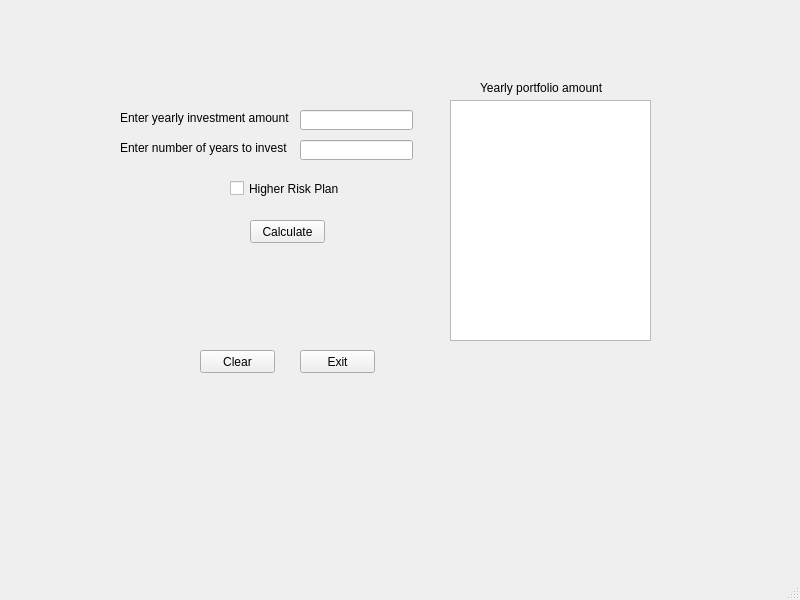
<?xml version="1.0" encoding="UTF-8"?>
<ui version="4.0">
 <class>financialPlanner2</class>
 <widget class="QMainWindow" name="financialPlanner2">
  <property name="geometry">
   <rect>
    <x>0</x>
    <y>0</y>
    <width>800</width>
    <height>600</height>
   </rect>
  </property>
  <property name="font">
   <font>
    <family>Arial</family>
    <pointsize>9</pointsize>
   </font>
  </property>
  <property name="acceptDrops">
   <bool>false</bool>
  </property>
  <property name="windowTitle">
   <string>Financial Planner</string>
  </property>
  <widget class="QWidget" name="centralwidget">
   <widget class="QLabel" name="lblAmount">
    <property name="geometry">
     <rect>
      <x>120</x>
      <y>110</y>
      <width>171</width>
      <height>16</height>
     </rect>
    </property>
    <property name="text">
     <string>Enter yearly investment amount</string>
    </property>
   </widget>
   <widget class="QLineEdit" name="txtAmount">
    <property name="geometry">
     <rect>
      <x>300</x>
      <y>110</y>
      <width>113</width>
      <height>20</height>
     </rect>
    </property>
   </widget>
   <widget class="QLabel" name="lblTime">
    <property name="geometry">
     <rect>
      <x>120</x>
      <y>140</y>
      <width>181</width>
      <height>16</height>
     </rect>
    </property>
    <property name="text">
     <string>Enter number of years to invest</string>
    </property>
   </widget>
   <widget class="QLineEdit" name="txtTime">
    <property name="geometry">
     <rect>
      <x>300</x>
      <y>140</y>
      <width>113</width>
      <height>20</height>
     </rect>
    </property>
   </widget>
   <widget class="QCheckBox" name="chkPlan">
    <property name="geometry">
     <rect>
      <x>230</x>
      <y>180</y>
      <width>121</width>
      <height>17</height>
     </rect>
    </property>
    <property name="text">
     <string>Higher Risk Plan</string>
    </property>
   </widget>
   <widget class="QPushButton" name="btnCalculate">
    <property name="geometry">
     <rect>
      <x>250</x>
      <y>220</y>
      <width>75</width>
      <height>23</height>
     </rect>
    </property>
    <property name="text">
     <string>Calculate</string>
    </property>
   </widget>
   <widget class="QPushButton" name="btnClear">
    <property name="geometry">
     <rect>
      <x>200</x>
      <y>350</y>
      <width>75</width>
      <height>23</height>
     </rect>
    </property>
    <property name="text">
     <string>Clear</string>
    </property>
   </widget>
   <widget class="QPushButton" name="btnExit">
    <property name="geometry">
     <rect>
      <x>300</x>
      <y>350</y>
      <width>75</width>
      <height>23</height>
     </rect>
    </property>
    <property name="text">
     <string>Exit</string>
    </property>
   </widget>
   <widget class="QListWidget" name="lstOutput">
    <property name="geometry">
     <rect>
      <x>450</x>
      <y>100</y>
      <width>201</width>
      <height>241</height>
     </rect>
    </property>
   </widget>
   <widget class="QLabel" name="lblOutput">
    <property name="geometry">
     <rect>
      <x>480</x>
      <y>80</y>
      <width>131</width>
      <height>16</height>
     </rect>
    </property>
    <property name="text">
     <string>Yearly portfolio amount</string>
    </property>
   </widget>
  </widget>
  <widget class="QMenuBar" name="menubar">
   <property name="geometry">
    <rect>
     <x>0</x>
     <y>0</y>
     <width>800</width>
     <height>21</height>
    </rect>
   </property>
  </widget>
  <widget class="QStatusBar" name="statusbar"/>
 </widget>
 <resources/>
 <connections/>
</ui>
